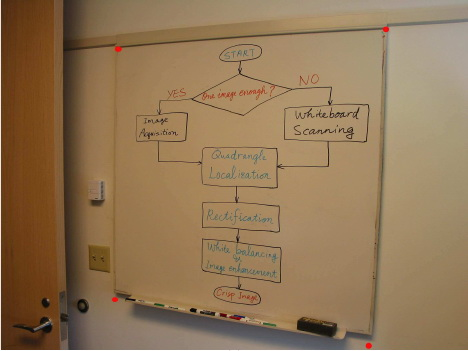
#> input picture 01.jpg, 468 x 351 px
$ python Main.py 01.jpg   (older library calls are emulated)
#> lines starting #> are read from the running program, lines starting #| are printed output that depends on the picture; after the words box and inside, x2 and y2 are one past the last pixel; in counts of white or black regions, pixels touching at a corner belong together
### Edge/ImageProp.py
import cv2
import math
import numpy as np


class ImageProp:
    diagonal = 0
    height = 0
    width = 0

    def __init__(self, img):
        self.height, self.width = img.shape[:2] # getting the image proprieties
        self.diagonal  = math.floor(math.sqrt(self.height**2 + self.width**2))

### Edge/Sobel.py
__author__ = 'root'
import cv2
import numpy as np

ddepth = cv2.CV_16S


def mySobel( inputImage, ksize):
    img = cv2.GaussianBlur(inputImage, (3, 3), 0) #noise suppression
    img = cv2.cvtColor(img, cv2.COLOR_BGR2GRAY) # conversion to grayScale
    img = cv2.equalizeHist(img) # egalisation de l histogramme pour mieux detecter les contours
    grad_x = cv2.Sobel(img, ddepth, 1, 0, ksize=ksize, borderType=cv2.BORDER_DEFAULT)# Gradient-X
    grad_y = cv2.Sobel(img, ddepth, 0, 1, ksize=ksize, borderType=cv2.BORDER_DEFAULT)# Gradient-Y
    sobxImage = cv2.convertScaleAbs(grad_x)# conversion to uint8
    sobyImage = cv2.convertScaleAbs(grad_y)# conversion to uint8
    mergedImage = cv2.addWeighted(sobxImage, 2, sobyImage, 2, 0) # fusion of sobx and soby
    (thresh, im_bw) = cv2.threshold(mergedImage, 128, 255, cv2.THRESH_BINARY | cv2.THRESH_OTSU)# to black and white

    return im_bw

### Edge/Hough.py
import cv2
import math
import numpy as np

class Hough:

    diagonalOfImage = 0

    threshold = 0
    def __init__(self, imgBW, imgColor ):
        """
        Constructeur de l objet Hough.
        """
        self.inputImageBW = imgBW
        inputImageColor = imgColor
        self.height, self.width = imgColor.shape[:2] # getting the image proprieties
        self.diagonalOfImage = math.sqrt(self.height**2 + self.width**2)


    def drawLinesP(self, minLineLenght, maxLineGap, coloredImage, threshold):
        lines = cv2.HoughLinesP(self.inputImageBW,1,np.pi/180,threshold,minLineLenght, maxLineGap)
        for i in range(len(lines)):
            for x1,y1,x2,y2 in lines[i-1]:
                cv2.line(coloredImage, (x1, y1), (x2, y2),(0,255,0),1)
                # print("x1 = "+str(x1)+" y1 = "+str(y1))
                #print("x2 = "+str(x2)+" y2 = "+str(y2)+"\n")

                #print("minLineLenght = "+str(minLineLenght)+" maxLineGap = "+str(maxLineGap)+" threshold = "+str(thresholdOptional))
        return [coloredImage, lines]

### Edge/LinesHandler.py
import numpy as np
import math
class LinesHandler:

    lines =[[ [0]]]
    h = 0
    w = 0
    partOneList = []
    partTwoList = []
    partThreeList = []
    partFourList = []
    def __init__(self, lines, height, width ):
         """
         This class splits the image to 4 equal parts, assuming that each part of the image contains one corner of the table
         we'll try to find each corner.
         :param lines:
         :param height:
         :param width:
         :return:
         """
         self.lines = lines
         self.h = height
         self.w = width
         self.partOneList = []
         self.partTwoList = []
         self.partThreeList = []
         self.partFourList = []


    def split(self):

        for i in range(len(self.lines)):
            for x1, y1, x2, y2 in self.lines[i-1] :

                if (x1 < math.floor(self.w/2) and y1 < math.floor(self.h/2)):
                    self.partOneList.append((x1, y1))
                if (x1 > math.floor(self.w/2) and y1 < math.floor(self.h/2)):
                    self.partTwoList.append((x1, y1))
                if (x1 < math.floor(self.w/2) and y1 > math.floor(self.h/2)):
                    self.partThreeList.append((x1, y1))
                if (x1 > math.floor(self.w/2) and y1 > math.floor(self.h/2)):
                    self.partFourList.append((x1, y1))

                if (x2 < math.floor(self.w/2) and y2 < math.floor(self.h/2)):
                    self.partOneList.append((x2, y2))
                if (x2 > math.floor(self.w/2) and y2 < math.floor(self.h/2)):
                    self.partTwoList.append((x2, y2))
                if (x2 < math.floor(self.w/2) and y2 > math.floor(self.h/2)):
                    self.partThreeList.append((x2, y2))
                if (x2 > math.floor(self.w/2) and y2 > math.floor(self.h/2)):
                    self.partFourList.append((x2, y2))

        return [self.partOneList, self.partTwoList, self.partThreeList, self.partFourList ]


    def getPoints(self):

        moX1= 0
        moY1= 0
        moX2= 0
        moY2= 0
        moX3= 0
        moY3= 0
        moX4= 0
        moY4= 0
        print()
        print("spliters")
        print(math.floor(self.w/2))
        print(math.floor(self.h/2))
        print()


        print("part one list")
        print(self.partOneList)
        for x1,y1 in self.partOneList:
            moX1 = moX1 +x1
            moY1 = moY1 +y1
        moX1 = math.floor(moX1/len(self.partOneList))
        moY1 = math.floor(moY1/len(self.partOneList))
        print(moX1)
        print(moY1)

        print()

        print("part two list")
        print(self.partTwoList)
        for x2,y2 in self.partTwoList:
            moX2 = moX2 +x2
            moY2 = moY2 +y2
        moX2 = math.floor(moX2/len(self.partTwoList))
        moY2 = math.floor(moY2/len(self.partTwoList))
        print(moX2)
        print(moY2)


        print()

        print("part three list")
        print(self.partThreeList)
        for x3,y3 in self.partThreeList:
            moX3 = moX3 +x3
            moY3 = moY3 +y3
        moX3 = math.floor(moX3/len(self.partThreeList))
        moY3 = math.floor(moY3/len(self.partThreeList))
        print(moX3)
        print(moY3)

        print()

        print("part four list")
        print(self.partFourList)
        for x4,y4 in self.partFourList:
            moX4 = moX4 +x4
            moY4 = moY4 +y4
        moX4 = math.floor(moX4/len(self.partFourList))
        moY4 = math.floor(moY4/len(self.partFourList))
        print(moX4)
        print(moY4)
        print()

        return [(moX1, moY1), (moX2, moY2), (moX3, moY3), (moX4, moY4)]

    def getLongestLine(self,):
        length =0
        for i in range(len(self.lines)):
            for x1, y1, x2, y2 in self.lines[i-1] :

                d = math.floor( math.sqrt( (x1-x2)**2 + (y1-y2)**2 ) )
                if (d > length): length = d
        return length

### Edge/Perspective.py
import math
import numpy as np
import cv2
class Perspective:


    def __init__(self, inputImage, points, longestLine ):
        """
        Constructeur de l objet Perspective.
        """
        self.inputImage = inputImage

        self.length = longestLine
        self.width = math.floor(0.75*self.length)
        self.pnts1 = np.float32([points[0], points[1], points[2], points[3]]) # cordonnées du qudrilatere
        self.pnts2 = np.float32([[0, 0], [self.length, 0], [0, self.width], [self.length, self.width]]) # cordonnées du tableau dan sla nouvelle image


    def get(self):

        M = cv2.getPerspectiveTransform(self.pnts1, self.pnts2)
        dst = cv2.warpPerspective(self.inputImage, M, (self.length, self.width))

        return dst

### Main.py
import math
import sys
import cv2
import numpy as np
from Edge.Sobel import *
from Edge.Hough import *
from Edge.ImageProp import *
from Edge.LinesHandler import *
from Edge.Perspective import *


inputImage = cv2.imread(sys.argv[1])
#> inputImage is the input picture: shape (351, 468, 3); mean B, G, R 85.5, 118.5, 145.9
inputImage2 = cv2.imread(sys.argv[1])

imgProp = ImageProp(inputImage) # just getting image resolution and diagonal
a = imgProp.diagonal
#> a = 585

if( a > 1200):
    inputImage = cv2.resize(inputImage, (800, 600))
    inputImage2 = cv2.resize(inputImage2, (800, 600))
    imgProp = ImageProp(inputImage) # just getting image resolution and diagonal
    a = imgProp.diagonal

imgSobel = mySobel(inputImage, 3) # second parameter refers to ksize
#> in mySobel, `img = cv2.equalizeHist(img)`:
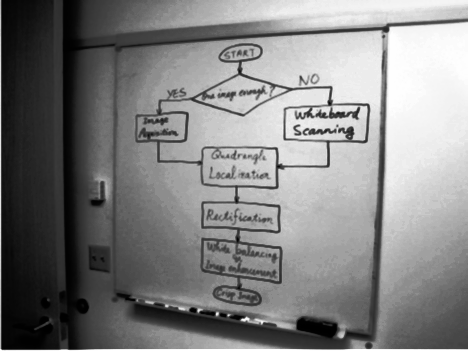
#> img: shape (351, 468); min 0, max 255, mean 129.4
#> in mySobel, `grad_x = cv2.Sobel(img, ddepth, 1, 0, ksize=ksize, borderType=cv2.BORD..`:
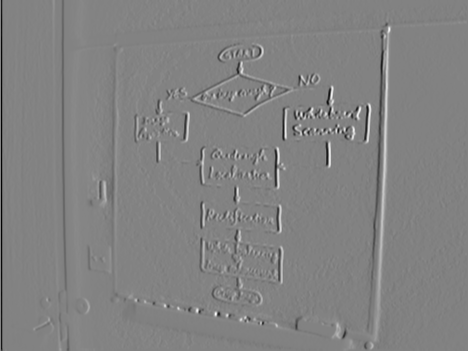
#> grad_x: shape (351, 468) int16; min -842, max 807, mean 0.8; drawn with min black and max white
#> in mySobel, `grad_y = cv2.Sobel(img, ddepth, 0, 1, ksize=ksize, borderType=cv2.BORD..`:
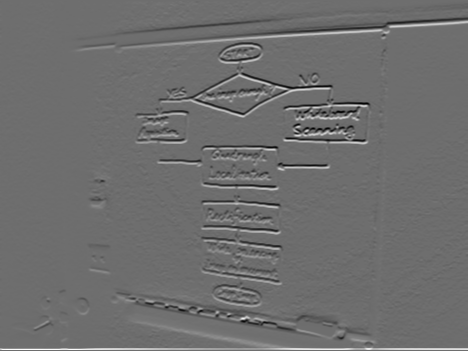
#> grad_y: shape (351, 468) int16; min -716, max 942, mean 1.7; drawn with min black and max white
#> in mySobel, `mergedImage = cv2.addWeighted(sobxImage, 2, sobyImage, 2, 0)`:
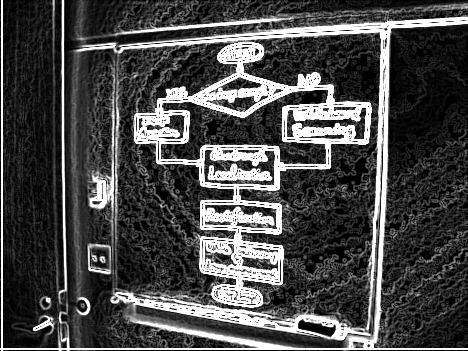
#> mergedImage: shape (351, 468); min 0, max 255, mean 73.5
#> in mySobel, `(thresh, im_bw) = cv2.threshold(mergedImage, 128, 255, cv2.THRESH_BINA..`:
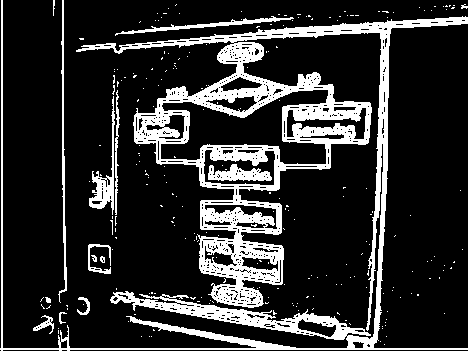
#> im_bw: shape (351, 468); 18.3% white; 241 white regions (226 under 20 px), largest, box (x1, y1, x2, y2) and area: (0, 0, 468, 351) 25929, (89, 96, 115, 215) 749, (58, 0, 67, 303) 678
#> in mySobel, `(thresh, im_bw) = cv2.threshold(mergedImage, 128, 255, cv2.THRESH_BINA..`: thresh = 136


minLineLenth = math.floor(a*0.4)
#> minLineLenth = 234
maxLineGape = math.floor(50)
threshold = math.floor(a*0.4)
#> threshold = 234

linedImageObject = Hough(imgSobel, inputImage)
returnedArray = linedImageObject.drawLinesP(minLineLenth, maxLineGape, inputImage, threshold)
#> in drawLinesP, `lines = cv2.HoughLinesP(self.inputImageBW,1,np.pi/180,threshold,minLin..`: lines = 15 rows, first 6: [0, 348, 467, 348], [0, 349, 467, 349], [138, 45, 365, 30], [2, 347, 2, 0], [1, 347, 1, 0], [216, 37, 432, 19]
#> the loop in drawLinesP, `for i in range(len(lines)):` made 15 passes
#> after the loop in drawLinesP, `for i in range(len(lines)):`:
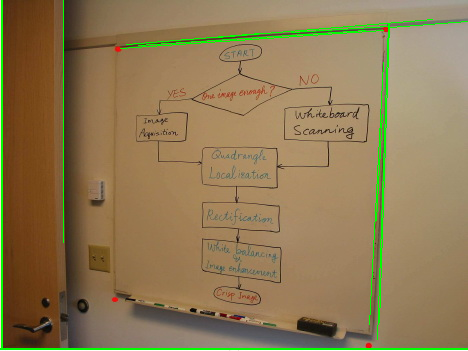
#> coloredImage: shape (351, 468, 3); mean B, G, R 83.6, 122, 142.9
#> returnedArray = 2 items
inputImage = returnedArray[0] #retourne l image avec les lignes vertes

lines = returnedArray[1] # retourne les segments de lignes

print("all points :")
print(lines)
#> (printed output is left out)

linesHandler = LinesHandler(lines, imgProp.width, imgProp.height)
#> in __init__, `self.lines = lines`: self.lines has the same summary as lines in drawLinesP

linesHandler.split()# decoupe l image en 4 morceaux egaux
#> the loop in split, `for i in range(len(self.lines)):` made 15 passes
#> after the loop in split, `for i in range(len(self.lines)):`: self.partFourList = [(467, 348), (467, 349), (369, 324), (379, 322), (377, 339)]; self.partOneList = [(138, 45), (2, 0), (1, 0), (120, 48), (126, 44), (63, 0)]; self.partThreeList = [(0, 348), (0, 349), (2, 347), (1, 347), (63, 242)]; self.partTwoList = [(376, 220), (382, 114), (365, 30), (216, 37), (432, 19), (383, 62), (383, 30), (389, 23), (260, 33), (388, 23), (390, 27), (467, 21), (291, 32), (387, 26)]

points = linesHandler.getPoints()
#| 175
#| 234
#| [(138, 45), (2, 0), (1, 0), (120, 48), (126, 44), (63, 0)]
#> the loop in getPoints, `for x1,y1 in self.partOneList:` made 6 passes
#> (x1, y1, moX1, moY1) on passes 1 to 6: (138, 45, 138, 45), (2, 0, 140, 45), (1, 0, 141, 45), (120, 48, 261, 93), (126, 44, 387, 137), (63, 0, 450, 137)
#> after the loop in getPoints, `for x1,y1 in self.partOneList:`: moX1 = 450; moY1 = 137
#> in getPoints, `moX1 = math.floor(moX1/len(self.partOneList))`: moX1 = 75
#> in getPoints, `moY1 = math.floor(moY1/len(self.partOneList))`: moY1 = 22
#| 75
#| 22
#| [(376, 220), (382, 114), (365, 30), (216, 37), (432, 19), (383, 62), (383, 30), (389, 23), (260, 33), (388, 23), (390, 27), (467, 21), (291, 32), (387, 26)]
#> the loop in getPoints, `for x2,y2 in self.partTwoList:` made 14 passes
#> (x2, y2, moX2, moY2) on passes 1 to 8: (376, 220, 376, 220), (382, 114, 758, 334), (365, 30, 1123, 364), (216, 37, 1339, 401), (432, 19, 1771, 420), (383, 62, 2154, 482), (383, 30, 2537, 512), (389, 23, 2926, 535)
#> after the loop in getPoints, `for x2,y2 in self.partTwoList:`: moX2 = 5109; moY2 = 697
#> in getPoints, `moX2 = math.floor(moX2/len(self.partTwoList))`: moX2 = 364
#> in getPoints, `moY2 = math.floor(moY2/len(self.partTwoList))`: moY2 = 49
#| 364
#| 49
#| [(0, 348), (0, 349), (2, 347), (1, 347), (63, 242)]
#> the loop in getPoints, `for x3,y3 in self.partThreeList:` made 5 passes
#> (x3, y3, moX3, moY3) on passes 1 to 5: (0, 348, 0, 348), (0, 349, 0, 697), (2, 347, 2, 1044), (1, 347, 3, 1391), (63, 242, 66, 1633)
#> after the loop in getPoints, `for x3,y3 in self.partThreeList:`: moX3 = 66; moY3 = 1633
#> in getPoints, `moX3 = math.floor(moX3/len(self.partThreeList))`: moX3 = 13
#> in getPoints, `moY3 = math.floor(moY3/len(self.partThreeList))`: moY3 = 326
#| 13
#| 326
#| [(467, 348), (467, 349), (369, 324), (379, 322), (377, 339)]
#> the loop in getPoints, `for x4,y4 in self.partFourList:` made 5 passes
#> (x4, y4, moX4, moY4) on passes 1 to 5: (467, 348, 467, 348), (467, 349, 934, 697), (369, 324, 1303, 1021), (379, 322, 1682, 1343), (377, 339, 2059, 1682)
#> after the loop in getPoints, `for x4,y4 in self.partFourList:`: moX4 = 2059; moY4 = 1682
#> in getPoints, `moX4 = math.floor(moX4/len(self.partFourList))`: moX4 = 411
#> in getPoints, `moY4 = math.floor(moY4/len(self.partFourList))`: moY4 = 336
#| 411
#| 336
#> points = [(75, 22), (364, 49), (13, 326), (411, 336)]
cv2.circle(inputImage, points[0], 10, (50, 255, 255), -1)
cv2.circle(inputImage, points[1], 10, (50, 255, 255), -1)
cv2.circle(inputImage, points[2], 10, (50, 255, 255), -1)
cv2.circle(inputImage, points[3], 10, (50, 255, 255), -1)

cv2.imshow('parametres', inputImage)


length = linesHandler.getLongestLine()
#> the loop in getLongestLine, `for i in range(len(self.lines)):` made 15 passes
#> after the loop in getLongestLine, `for i in range(len(self.lines)):`: length = 467
#> length = 467
perspective = Perspective(inputImage2,points, linesHandler.getLongestLine())
#> the loop in getLongestLine (call 2), `for i in range(len(self.lines)):` made 15 passes
#> in __init__, `self.pnts1 = np.float32([points[0], points[1], points[2], points[3]])`: self.pnts1 = [[75, 22], [364, 49], [13, 326], [411, 336]]

dst = perspective.get()
#> in get, `M = cv2.getPerspectiveTransform(self.pnts1, self.pnts2)`: M = [[1.49, 0.303, -118.1], [-0.147, 1.58, -23.63], [-0.000338, 0.00123, 1]]
#> in get, `dst = cv2.warpPerspective(self.inputImage, M, (self.length, self.width))`:
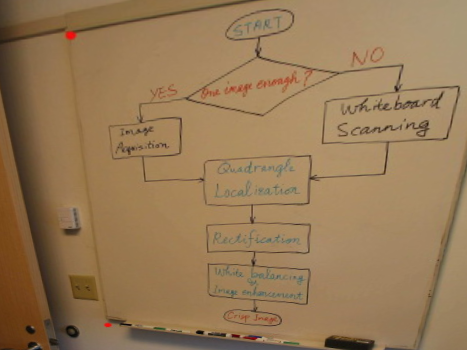
#> dst: shape (350, 467, 3); mean B, G, R 85.7, 121.4, 150.6

cv2.imshow('output', dst)
cv2.waitKey(0)
